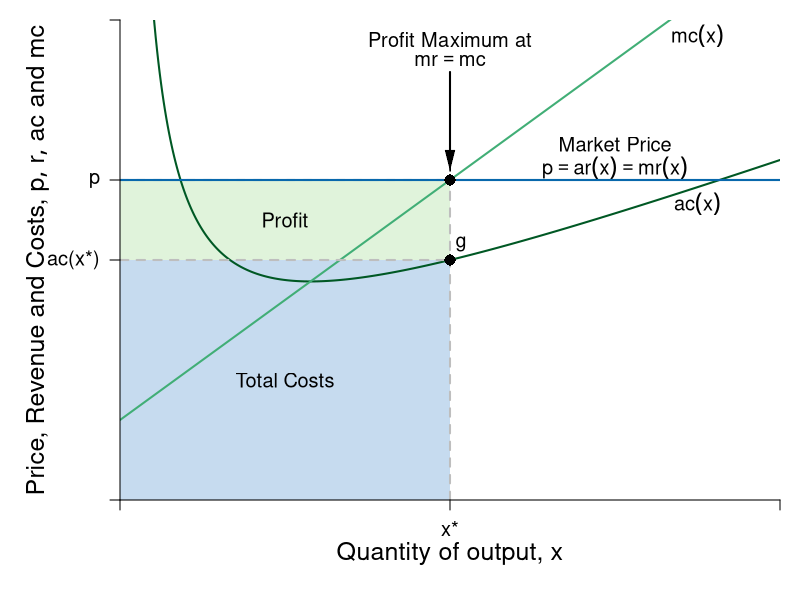

Write R code to recreate this figure.
#Graph Designer: Simon Halliday + Scott Cohn
#Authors: Bowles and Halliday
#Title: Coordination, Conflict and Competition: A Text in Microeconomics

require(shape)
pdf(file = "firmmarketsupply/profits_price_taking.pdf", width = 9, height = 7)

#Set parameters for graphics
axislabelsize <- 1.5
labelsize <- 1.2
graphlinewidth <- 2
segmentlinewidth <- 2

COL <- c("#7fc97f", "#beaed4", "#fdc086", "#ffff99", "#386cb0", "#f0027f", "#bf5b17", "#666666")
COLA <- c("#e0f3db", "#99d8c9","#66c2a4","#41ae76", "#238b45", "#005824")
COLB <- c("#c6dbef", "#4eb3d3", "#2b8cbe", "#0868ac","#084081")

#Edited the margins to cater for the larger LHS labels
par(mar =  c(5, 6, 1, 1))

AvgRevenue <- function(x, rmax = 12, xmax = 12){
  rmax - (rmax/xmax)*x
}

MRevenue <- function(x, rmax = 12, xmax = 12){
  rmax - 2*(rmax/xmax)*x
}

AvgCost <- function(x, c0 = 6, c1 = 2, c2 = 0.5){
  c0/x + c1 + c2*x
}

AvgVarCost <- function(x, c0 = 6, c1 = 2, c2 = 0.5){
  c1 + c2*x
}

MCost <- function(x, c1 = 2, c2 = 0.5){
  c1 + 2*c2*x
}

xlims <- c(0, 12)
ylims <- c(0, 12)

npts <- 501 
x <- seq(xlims[1], xlims[2], length.out = npts)
y <- seq(ylims[1], ylims[2], length.out = npts) 
a <- c(13, 16.75, 19.25)

plot(0, 0, xlim = xlims, ylim = ylims, type = "n",
     xlab = expression(paste("")),
     ylab = expression(paste("")), 
     xaxt = "n", 
     yaxt = "n", 
     cex.lab = axislabelsize, 
     bty = "n",
     xaxs="i", 
     yaxs="i")

# ticksy <- seq(from = ylims[1], to = ylims[2], by = 1)
# ylabels <- seq(from = ylims[1], to = ylims[2], by = 1)
# ticksx <- seq(from = xlims[1], to = xlims[2], by = 1)
# xlabels <- seq(from = xlims[1], to = xlims[2], by = 1)
ticksy <- c(0, AvgCost(x = 6), 8, ylims[2])
ylabels <- c(NA, expression(paste(ac, "(", x,"*)")), expression(paste(p)), NA)
ticksx <- c(0, 6, xlims[2])
xlabels <- c(NA, expression(paste(x,"*")), NA)

npts <- 500 
xx1 <- seq(xlims[1], xlims[2], length.out = npts)
xx3 <- seq(2, 6, length.out = npts)

#Draw the polygon for profit
xpoly1 <- c(0, 6, 6, 0, 0)
ypoly1 <- c(AvgCost(x = 6), AvgCost(x = 6), MCost(x = 6), MCost(x = 6), AvgCost(x = 6))
polygon(x = xpoly1, y = ypoly1, col=COLA[1], density=NULL, border = NA)

#Draw the polygon for costs
xpoly2 <- c(0, 6, 6, 0, 0)
ypoly2 <- c(0, 0, AvgCost(x = 6), AvgCost(x = 6), AvgCost(x = 6))
polygon(x = xpoly2, y = ypoly2, col=COLB[1], density=NULL, border = NA)

#lines(xx1, bcA(xx1, w = 10, p = 1.5), col = COLB[3], lwd = graphlinewidth)
#lines(xx1, AvgRevenue(xx1, rmax = 12, xmax = 12), col = COLB[5], lwd = graphlinewidth)
#lines(xx1, MRevenue(xx1, rmax = 12, xmax = 12), col = COLB[4], lwd = graphlinewidth)
lines(xx1, AvgCost(xx1, c0 = 6, c1 = 2, c2 = 0.5), col = COLA[6], lwd = graphlinewidth)
#lines(xx1, AvgVarCost(xx1, c0 = 10, c1 = 2, c2 = 0.5), col = COLA[5], lwd = graphlinewidth)
lines(xx1, MCost(xx1, c1 = 2, c2 = 0.5), col = COLA[4], lwd = graphlinewidth)

#Label the axes
mtext(expression(paste("Quantity of output, ", x)), side=1, line = 2.5, cex = axislabelsize)
text(-1.5, 0.5*ylims[2], expression(paste("Price, Revenue and Costs, ", list(p, r, ac), " and ", mc)), xpd = TRUE, cex = axislabelsize, srt = 90) 

#Label curves
text(10.5, 7.4, expression(paste(ac(x))), cex = labelsize)
text(10.5, 11.6, expression(paste(mc(x))), cex = labelsize)

text(9, 8.9, expression(paste("Market Price")), cex = labelsize)
text(9, 8.3, expression(paste(p == ar(x), phantom() == mr(x))), cex = labelsize)
#text(5, 0.8, expression(paste(mr(x))), cex = labelsize)

#Labels cost and profit areas
text(3, 0.5*AvgCost(x = 6), expression("Total Costs"), cex = labelsize)
text(3, (MCost(x = 6) - 0.5*(MCost(x = 6) - AvgCost(x = 6))), expression("Profit"), cex = labelsize)

#Draw segments for total costs
segments(0, MCost(x = 6), 6, MCost(x = 6), lty = 2, col = "gray" , lwd = segmentlinewidth)
segments(6, 0, 6, MCost(x = 6), lty = 2, col = "gray" , lwd = segmentlinewidth)

segments(0, AvgCost(x = 6), 6, AvgCost(x = 6), lty = 2, col = "gray" , lwd = segmentlinewidth)
segments(0, 8, xlims[2], 8, lty = 1, col = COLB[4] , lwd = graphlinewidth)

#Label Points for comparison
points(6, AvgCost(x = 6), pch = 16, col = "black", cex = 1.5)
text(6.2, AvgCost(x = 6) + 0.4, expression(g), cex = labelsize)

points(6, MCost(x = 6), pch = 16, col = "black", cex = 1.5)
text(6, MCost(x = 6) + 0.4, expression(i), cex = labelsize)

#Arrow to mr = mc
text(6, 11.5, expression(paste("Profit Maximum at")), cex = labelsize)
text(6, 11, expression(paste(mr == mc)), cex = labelsize)
Arrows(6, 10.7, 6, 8.5 , col = "black", lty = 1, lwd = 2, arr.type = "triangle", arr.lwd = 0.5)

axis(1, at = ticksx, pos = 0, labels = xlabels, cex.axis = labelsize)
axis(2, at = ticksy, pos = 0, labels = ylabels, las = 1, cex.axis = labelsize)


dev.off()
